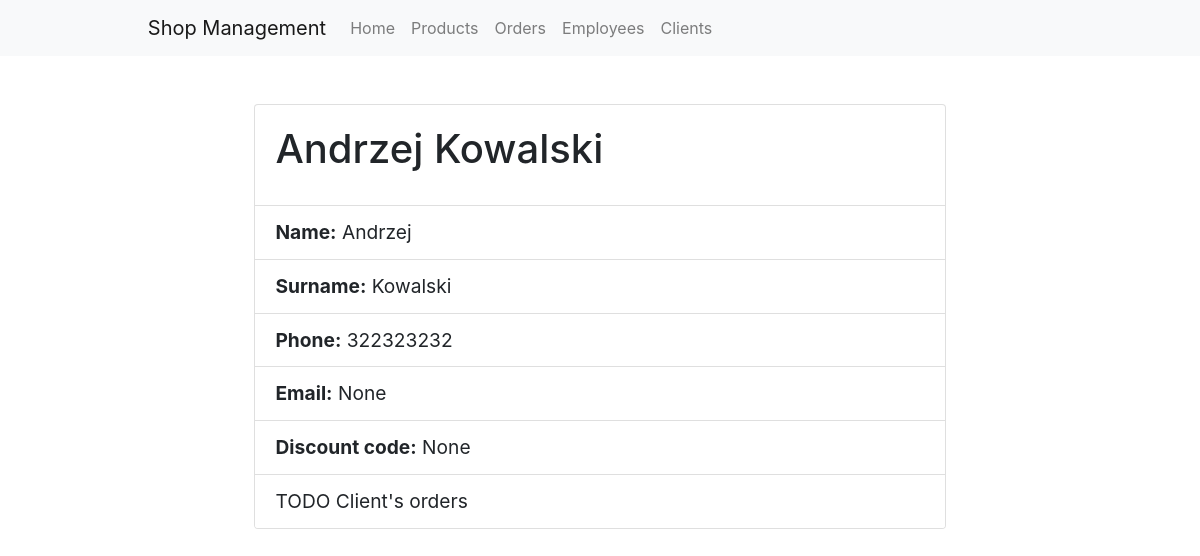
Page /clients/2/ on the committed database.
### clients/models.py (models this page shows)
class Client(models.Model):
    name = models.CharField(max_length=100)
    surname = models.CharField(max_length=100)
    phone_number = models.CharField(max_length=9)
    email = models.EmailField(blank=True, null=True)
    discount_card_code = models.CharField(max_length=100, blank=True, null=True)
    def __str__(self):
        return f'{self.name} {self.surname}'

### clients/views.py (the view)
# urls.py: path('<int:pk>/', views.ClientDetailView.as_view(), name='client-detail'),
class ClientDetailView(generic.DetailView):
    model = Client

### clients/templates/clients/client_detail.html
{% extends "base.html" %}
{% block content %}
    <div style="width: 90%; margin-left: 5%; font-size:1.2rem;">
        <div class="card" style="width: 80%; margin-left: 10%;">
            <div class="card-body">
              <h1 class="card-title">{{ object }}</h1>
            </div>
            <ul class="list-group list-group-flush">
              <li class="list-group-item"><strong>Name:</strong> {{ object.name }}</li>
              <li class="list-group-item"><strong>Surname:</strong> {{ object.surname }}</li>
              <li class="list-group-item"><strong>Phone:</strong> {{ object.phone_number }}</li>
              <li class="list-group-item"><strong>Email:</strong> {{ object.email }}</li>
              <li class="list-group-item"><strong>Discount code:</strong> {{ object.discount_card_code }}</li>
              <li class="list-group-item">TODO Client's orders</li>
            </ul>
        </div>
    </div>
{% endblock %}

### rows in the picture
Client: name+surname "Andrzej Kowalski", name "Andrzej", surname "Kowalski", phone_number "322323232", email "None", discount_card_code "None"
